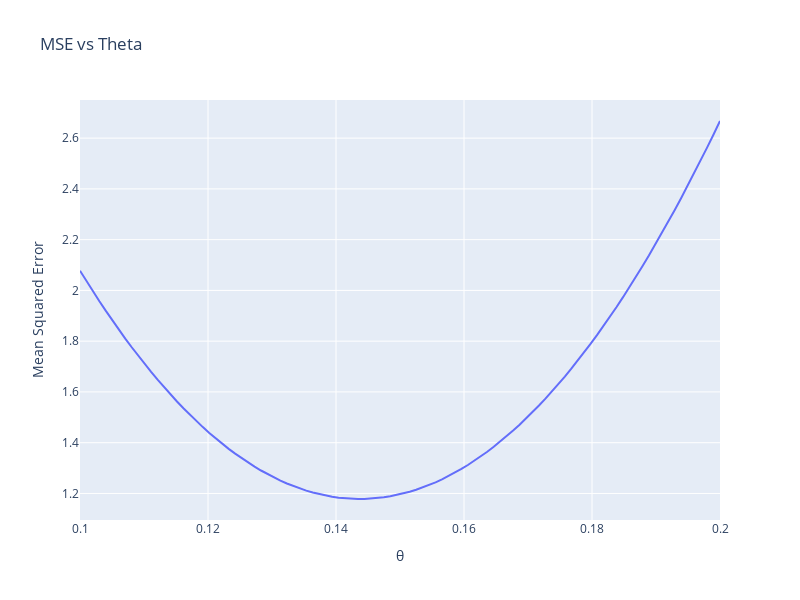

The cell this chart's notebook holds for it:
### Code cell
fig = px.line(x=theta, y=mse_values,  title='MSE vs Theta')
fig.update_layout(xaxis_title = "θ")
fig.update_layout(yaxis_title = 'Mean Squared Error')
fig.update_layout(width=800, height=600)
fig.show()
